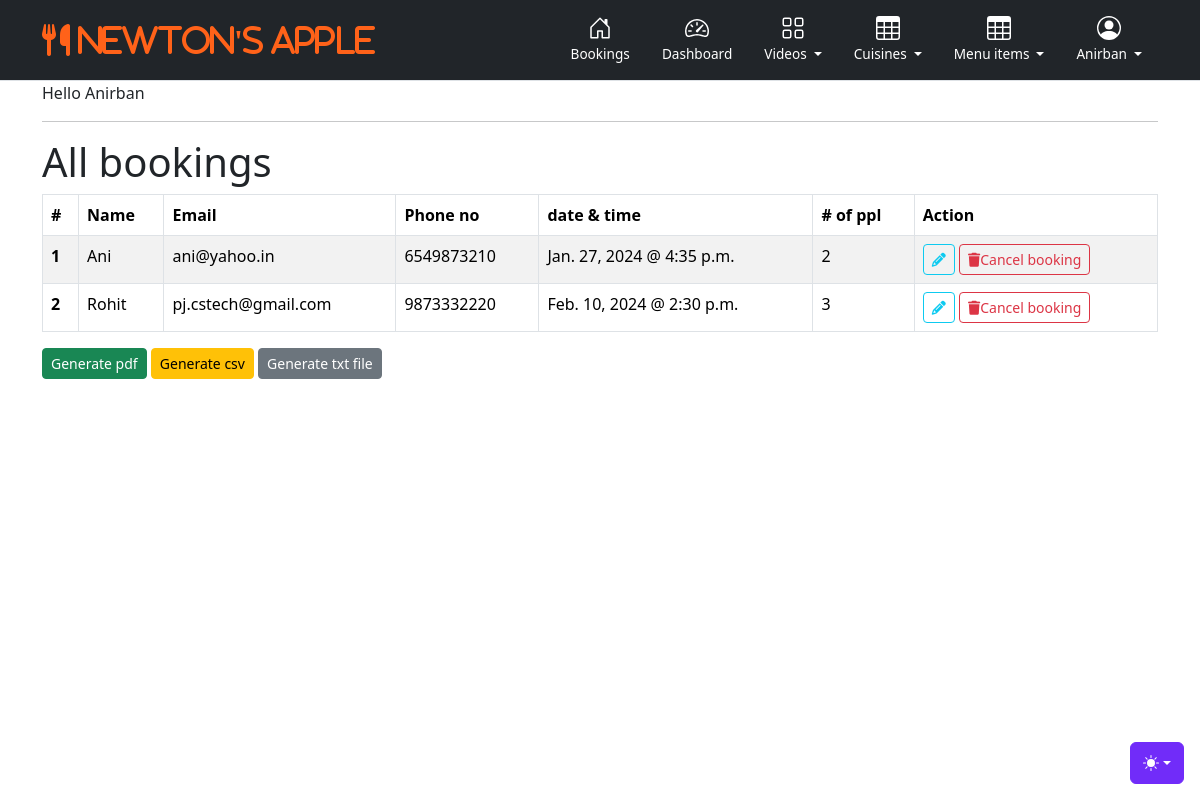
Screenshot of /restroapp/allbookings/ (signed in) with the database file from the repository.
### home/models.py (models this page shows, shortened)
class Reservation(models.Model):
    rv_id = models.AutoField(primary_key=True)
    cname = models.CharField('customer name', max_length=50)  # customer name is the label used for this field in admin panel / form.py
    cemail = models.EmailField(max_length=100)
    cphn = models.CharField(max_length=15)
    rv_date = models.DateField()  # *******************
    rv_time = models.TimeField()  # *******************
    ppl_count = models.IntegerField() # ***************
    msg = models.TextField(null=True)
    uid = models.BigIntegerField(default = 0)  # for logged in users ..store uid, so they can check later

### home/views.py (the view)
def allreservations(request):
    if request.user.is_authenticated:
        booking_list = None
        if request.user.is_staff:  # show all for super user
            booking_list = Reservation.objects.all()
        else:
            booking_list = Reservation.objects.filter(uid = request.user.id) # only for the specific user
        return render(request, 'bookings/allbookings.html', {'booking_list' : booking_list})
    else:
        return redirect('dashboard')

### home/templates/bookings/allbookings.html (shortened to what this page needs)
    {% extends "base.html" %}
{% block body%}
<div class="container">
    <div class="row">
        <div class="col-md-12">
          {% if user.is_authenticated %}
            Hello {{user.first_name}}
          {% else %}
           Hello Dear User
          {% endif %}
          <hr>
            <h1>All bookings </h1>
            {% if booking_list %}
            <table class="table table-striped table-hover table-bordered">
                <thead>
                  <tr>
                    <th scope="col">#</th>
                    <th scope="col">Name</th>
                    <th scope="col">Email</th>
                    <th scope="col">Phone no</th>
                    <th scope="col">date & time</th>
                    <th scope="col"># of ppl</th>
                    <th scope="col">Action</th>
                  </tr>
                </thead>
                <tbody>
                  {% for data in booking_list %}
                  <tr>
                    <th scope="row">{{forloop.counter}}</th>
                    <td>{{data.cname}}</td>
                    <td>{{data.cemail}}</td>
                    <td>{{data.cphn}}</td>
                    <td>{{data.rv_date}} @ {{data.rv_time}}</td>
                    <td>{{data.ppl_count}}</td>
                    <td>
                        <a href="{% url 'edit-booking' data.rv_id %}" class="btn btn-outline-info btn-sm"><i class="fas fa-pencil"></i></a>
                        <a href="{% url 'delete-booking' data.rv_id %}" class="btn btn-outline-danger btn-sm"><i class="fas fa-trash"></i>Cancel booking</a>
                    </td>
                  </tr>
                  {% endfor %}
                </tbody>
              </table>
              <a href="{% url 'booking-pdf' %}" class="btn btn-success btn-sm">Generate pdf</a>
              <a href="{% url 'booking-csv' %}" class="btn btn-warning btn-sm">Generate csv</a>
              <a href="{% url 'booking-txt' %}" class="btn btn-secondary btn-sm">Generate txt file</a>
              {% else %}
                No Bookings found
              {% endif %}
        </div>
    </div>
</div>
{% endblock body%}

### userauth/templates/user_navbar.html (shortened to what this page needs)
    <link href="/static/css/headers.css" rel="stylesheet">
<div class="dropdown position-fixed bottom-0 end-0 mb-3 me-3 bd-mode-toggle">
    <button class="btn btn-bd-primary py-2 dropdown-toggle d-flex align-items-center" id="bd-theme" type="button" aria-expanded="false" data-bs-toggle="dropdown" aria-label="Toggle theme (auto)">
        <svg class="bi my-1 theme-icon-active" width="1em" height="1em"><use href="#circle-half"></use></svg>
    </button>
</div>
<main>
    <header>
        <div class="px-3 py-2 text-bg-dark border-bottom">
            <div class="container">
                <div class="d-flex flex-wrap align-items-center justify-content-center justify-content-lg-start">
                    <a href="/restroapp/home"
                        class="d-flex align-items-center my-2 my-lg-0 me-lg-auto text-white text-decoration-none">
                        <i class="fas fa-cutlery fa-2x me-3" style="color: #ff6219;"> Newton's Apple</i>
                    </a>
                    <ul class="nav col-12 col-lg-auto my-2 justify-content-center my-md-0 text-small">
                        <li>
                            <a href="/restroapp/allbookings" class="nav-link text-white">
                                <svg class="bi d-block mx-auto mb-1" width="24" height="24"> <use xlink:href="#home" /></svg>
                                Bookings
                            </a>
                        </li>
                        <li>
                            <a href="{% url 'dashboard' %}" class="nav-link text-white">
                                <svg class="bi d-block mx-auto mb-1" width="24" height="24"> <use xlink:href="#speedometer2" /></svg> Dashboard
                            </a>
                        </li>
                        <li class="nav-item dropdown">
                            <a class="nav-link text-white dropdown-toggle" href="#" role="button" data-bs-toggle="dropdown" aria-expanded="false" aria-haspopup="true">
                                <svg class="bi d-block mx-auto mb-1" width="24" height="24"> <use xlink:href="#grid" /></svg>
                                Videos
                            </a>
                        </li>
                        <li class="nav-item dropdown">
                            <a class="nav-link text-white dropdown-toggle" href="#" role="button" data-bs-toggle="dropdown" aria-expanded="false" aria-haspopup="true">
                                <svg class="bi d-block mx-auto mb-1" width="24" height="24"> <use xlink:href="#table" /></svg>
                              Cuisines
                            </a>
                        </li>
                        <li class="nav-item dropdown">
                            <a class="nav-link text-white dropdown-toggle" href="#" role="button" data-bs-toggle="dropdown" aria-expanded="false" aria-haspopup="true">
                                <svg class="bi d-block mx-auto mb-1" width="24" height="24"> <use xlink:href="#table" /></svg>
                              Menu items
                            </a>
                        </li>
                        <li class="nav-item dropdown">
                            <a class="nav-link text-white dropdown-toggle" href="#" role="button" data-bs-toggle="dropdown" aria-expanded="false" aria-haspopup="true">
                                <svg class="bi d-block mx-auto mb-1" width="24" height="24"> <use xlink:href="#people-circle" /></svg>
                                {% if user.is_authenticated %}
                                    {{user.first_name}}
                                {% else %}
                                    User
                                {% endif %}
                            </a>
                        </li>
                    </ul>
                </div>
            </div>
        </div>
    </header>
</main>

### static/css/headers.css (style rules this page uses)
.text-small { font-size: 85%; }

### userauth/templates/user_navbar.html (style rules this page uses)
.bi { vertical-align: -.125em; fill: currentColor; }
.btn-bd-primary { --bd-violet-bg: #712cf9; --bd-violet-rgb: 112.520718, 44.062154, 249.437846; --bs-btn-font-weight: 600; --bs-btn-color: var(--bs-white); --bs-btn-bg: var(--bd-violet-bg); --bs-btn-border-color: var(--bd-violet-bg); --bs-btn-hover-color: var(--bs-white); --bs-btn-hover-bg: #6528e0; --bs-btn-hover-border-color: #6528e0; --bs-btn-focus-shadow-rgb: var(--bd-violet-rgb); --bs-btn-active-color: var(--bs-btn-hover-color); --bs-btn-active-bg: #5a23c8; --bs-btn-active-border-color: #5a23c8; }
.bd-mode-toggle { z-index: 1500; }

### rows the page displays
Reservation: cname "Ani", cemail "ani@yahoo.in", cphn "6549873210", rv_date "Jan. 27, 2024", rv_time "4:35 p.m.", ppl_count "2"
Reservation: cname "Rohit", cemail "pj.cstech@gmail.com", cphn "9873332220", rv_date "Feb. 10, 2024", rv_time "2:30 p.m.", ppl_count "3"

### other values shown
{{ user.first_name }} "Anirban"
